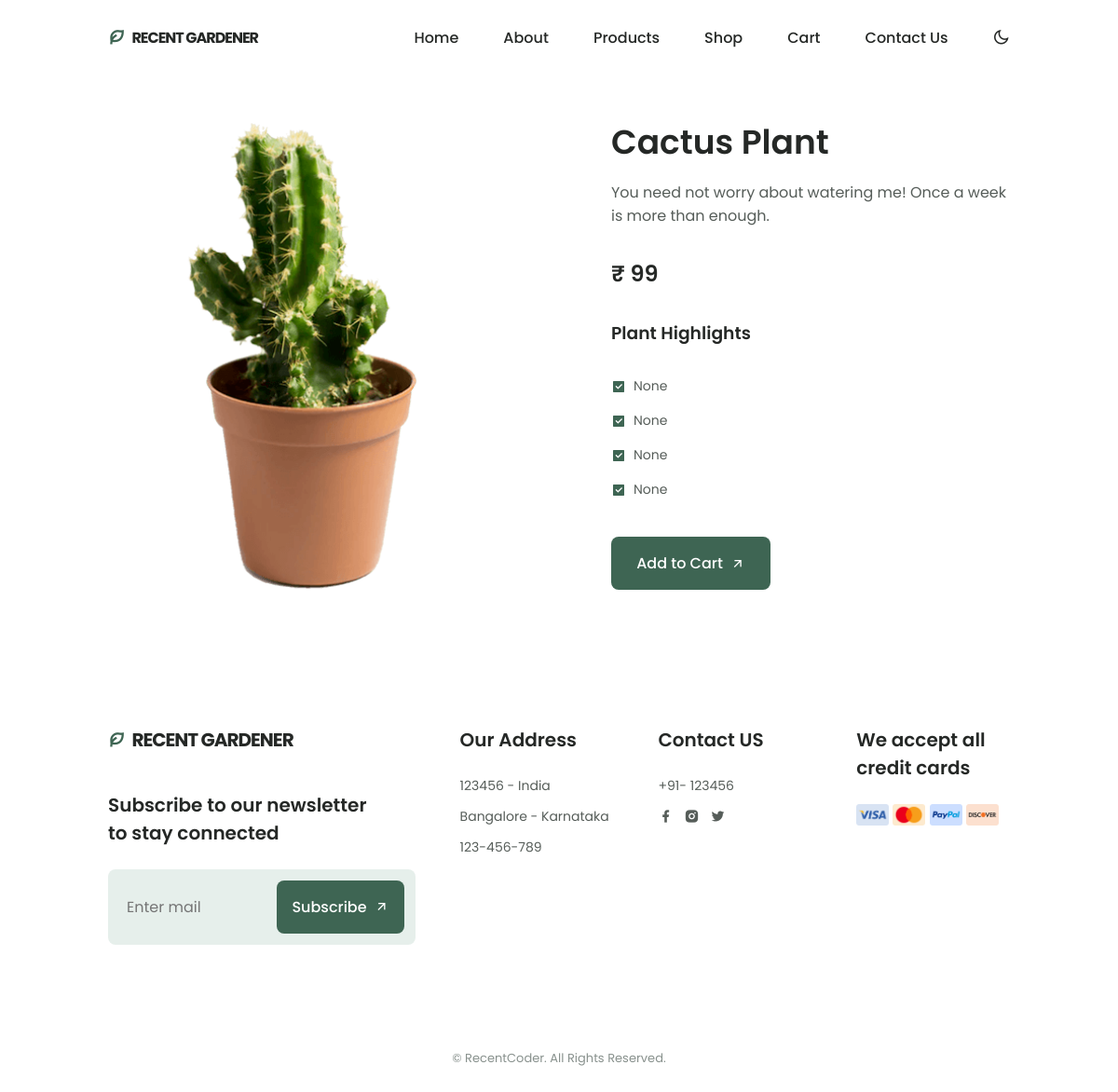
Screenshot of /shop/1/ with the database file from the repository.
### plantswebsite/models.py (models this page shows, shortened)
class Plants(models.Model):
    class Meta:
        verbose_name_plural = 'Plants'
        verbose_name = 'Plant'
    name = models.CharField(max_length=244, blank=False, null=True)
    price = models.IntegerField(blank=False, null=True)
    description = models.CharField(max_length=244, blank=True, null=True)
    image = models.ImageField(blank=True, null=True, upload_to='plants')
    highlights_one = models.CharField(max_length=128, blank=True, null=True)
    highlights_two = models.CharField(max_length=128, blank=True, null=True)
    highlights_three = models.CharField(max_length=128, blank=True, null=True)
    highlights_four = models.CharField(max_length=128, blank=True, null=True)

### plantswebsite/views.py (the view)
# urls.py: path('shop/<int:id>/', views.PlantsDescription, name="plantsdescription"),
def PlantsDescription(request, id):
    plants_object = Plants.objects.get(id=id)
    return render(request, 'plantswebsite/plants_description.html', {'plants_object':plants_object})

### plants/context_processors.py (called while the page is built)
def project_context(request):
    context = {
        'me': LandingScreen.objects.first(),
    }
    return context

### plantswebsite/templates/plantswebsite/plants_description.html (shortened to what this page needs)
{% extends 'plantswebsite/base.html' %}
{% load static %}
{% block content %}
<section class="palntsdetail section container" id="palntsdetail">
    <div class="about__container grid">
        <img src="{{plants_object.image.url}}" alt="plantsdetail image" class="about__img">
        <div class="about__data">
            <h2 class="section__title about__title">
                {{plants_object.name}}
            </h2>
            <p class="about__description">
                {{plants_object.description}}
            </p>
            <h2 class="about__description">
                ₹ {{plants_object.price}}
            </h2>
            <div class="div about__details">
                <h3 class="about__title">
                    Plant Highlights
                </h3>
                <p class="about__details-description">
                    <i class="ri-checkbox-fill about__details-icon"></i>
                    {{ plants_object.highlights_one }}
                </p>
                <p class="about__details-description">
                    <i class="ri-checkbox-fill about__details-icon"></i>
                    {{ plants_object.highlights_two }}
                </p>
                <p class="about__details-description">
                    <i class="ri-checkbox-fill about__details-icon"></i>
                    {{ plants_object.highlights_three }}
                </p>
                <p class="about__details-description">
                    <i class="ri-checkbox-fill about__details-icon"></i>
                    {{ plants_object.highlights_four }}
                </p>
            </div>
            <a href="#addtocart" class="button button--flex">
                Add to Cart <i class="ri-arrow-right-up-line button__icon"></i>
            </a>
        </div>
    </div>
</section>
{%endblock%}

### static/css/style.css (style rules this page uses)
:root { --header-height: 3.5rem; --hue: 152; --first-color: hsl(var(--hue), 24%, 32%); --first-color-alt: hsl(var(--hue), 24%, 28%); --first-color-light: hsl(var(--hue), 24%, 66%); --first-color-lighten: hsl(var(--hue), 24%, 92%); --title-color: hsl(var(--hue), 4%, 15%); --text-color: hsl(var(--hue), 4%, 35%); --text-color-light: hsl(var(--hue), 4%, 55%); --body-color: hsl(var(--hue), 0%, 100%); --container-color: #FFF; --body-font: 'Poppins', sans-serif; --big-font-size: 2rem; --h1-font-size: 1.5rem; --h2-font-size: 1.25rem; --h3-font-size: 1rem; --normal-font-size: .938rem; --small-font-size: .813rem; --smaller-font-size: .75rem; --font-medium: 500; --font-semi-bold: 600; --mb-0-5: .5rem; --mb-0-75: .75rem; --mb-1: 1rem; --mb-1-5: 1.5rem; --mb-2: 2rem; --mb-2-5: 2.5rem; --z-tooltip: 10; --z-fixed: 100; }
@media screen and (min-width: 968px) { :root { --big-font-size: 3.5rem; --h1-font-size: 2.25rem; --h2-font-size: 1.5rem; --h3-font-size: 1.25rem; --normal-font-size: 1rem; --small-font-size: .875rem; --smaller-font-size: .813rem; } }
* { box-sizing: border-box; padding: 0; margin: 0; }
html { scroll-behavior: smooth; }
body, button, input, textarea { font-family: var(--body-font); font-size: var(--normal-font-size); }
body { margin: var(--header-height) 0 0 0; background-color: var(--body-color); color: var(--text-color); transition: .4s; }
h1,h2,h3 { color: var(--title-color); font-weight: var(--font-semi-bold); }
a { text-decoration: none; }
img { max-width: 100%; height: auto; }
.section { padding: 5.5rem 0 1rem; }
.section__title, .section__title-center { font-size: var(--h2-font-size); margin-bottom: var(--mb-2); line-height: 140%; }
.container { max-width: 968px; margin-left: var(--mb-1-5); margin-right: var(--mb-1-5); }
.grid { display: grid; }
.button { display: inline-block; background-color: var(--first-color); color: #FFF; padding: 1rem 1.7rem; border-radius: .5rem; font-weight: var(--font-medium); transition: .3s; }
.button__icon { transition: .3s; }
.button--flex { display: inline-flex; align-items: center; column-gap: .5rem; }
.about__container { row-gap: 2rem; }
.about__img { width: 280px; justify-self: center; }
.about__title { margin-bottom: var(--mb-1); }
.about__description { margin-bottom: var(--mb-2); }
.about__details { display: grid; row-gap: 1rem; margin-bottom: var(--mb-2-5); }
.about__details-description { display: inline-flex; column-gap: .5rem; font-size: var(--small-font-size); }
.about__details-icon { font-size: 1rem; color: var(--first-color); margin-top: .15rem; }
@media screen and (min-width: 767px) { body { margin: 0; } }
@media screen and (min-width: 767px) { .home__container, .about__container, .questions__container, .contact__container, .footer__container { grid-template-columns: repeat(2, 1fr); } }
@media screen and (min-width: 992px) { .container { margin-left: auto; margin-right: auto; } }
@media screen and (min-width: 992px) { .section { padding: 8rem 0 1rem; } }
@media screen and (min-width: 992px) { .section__title, .section__title-center { font-size: var(--h1-font-size); } }
@media screen and (min-width: 992px) { .about__img { width: 380px; } }
@media screen and (min-width: 1200px) { .about__container { column-gap: 7rem; } }

### rows the page displays
Plants: image (picture), name "Cactus Plant", description "You need not worry about watering me! Once a week is more than enough.", price "99", highlights_one "None", highlights_two "None", highlights_three "None", highlights_four "None"
